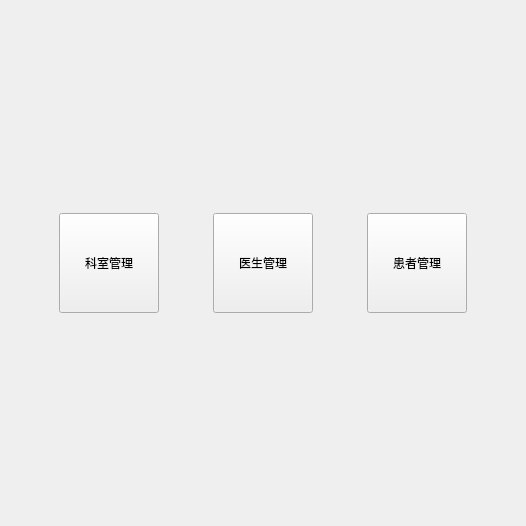
<?xml version="1.0" encoding="UTF-8"?>
<ui version="4.0">
 <class>WelcomeView</class>
 <widget class="QWidget" name="WelcomeView">
  <property name="geometry">
   <rect>
    <x>0</x>
    <y>0</y>
    <width>526</width>
    <height>526</height>
   </rect>
  </property>
  <property name="sizePolicy">
   <sizepolicy hsizetype="Fixed" vsizetype="Fixed">
    <horstretch>100</horstretch>
    <verstretch>100</verstretch>
   </sizepolicy>
  </property>
  <property name="windowTitle">
   <string>欢迎</string>
  </property>
  <layout class="QVBoxLayout" name="verticalLayout">
   <item>
    <spacer name="verticalSpacer_2">
     <property name="orientation">
      <enum>Qt::Orientation::Vertical</enum>
     </property>
     <property name="sizeHint" stdset="0">
      <size>
       <width>20</width>
       <height>191</height>
      </size>
     </property>
    </spacer>
   </item>
   <item>
    <layout class="QHBoxLayout" name="horizontalLayout">
     <item>
      <widget class="QPushButton" name="pushButton">
       <property name="enabled">
        <bool>true</bool>
       </property>
       <property name="sizePolicy">
        <sizepolicy hsizetype="Fixed" vsizetype="Fixed">
         <horstretch>100</horstretch>
         <verstretch>100</verstretch>
        </sizepolicy>
       </property>
       <property name="minimumSize">
        <size>
         <width>100</width>
         <height>100</height>
        </size>
       </property>
       <property name="text">
        <string>科室管理</string>
       </property>
      </widget>
     </item>
     <item>
      <widget class="QPushButton" name="pushButton_2">
       <property name="sizePolicy">
        <sizepolicy hsizetype="Fixed" vsizetype="Fixed">
         <horstretch>100</horstretch>
         <verstretch>100</verstretch>
        </sizepolicy>
       </property>
       <property name="minimumSize">
        <size>
         <width>100</width>
         <height>100</height>
        </size>
       </property>
       <property name="text">
        <string>医生管理</string>
       </property>
      </widget>
     </item>
     <item>
      <widget class="QPushButton" name="pushButton_3">
       <property name="sizePolicy">
        <sizepolicy hsizetype="Fixed" vsizetype="Fixed">
         <horstretch>0</horstretch>
         <verstretch>0</verstretch>
        </sizepolicy>
       </property>
       <property name="minimumSize">
        <size>
         <width>100</width>
         <height>100</height>
        </size>
       </property>
       <property name="text">
        <string>患者管理</string>
       </property>
      </widget>
     </item>
    </layout>
   </item>
   <item>
    <spacer name="verticalSpacer">
     <property name="orientation">
      <enum>Qt::Orientation::Vertical</enum>
     </property>
     <property name="sizeHint" stdset="0">
      <size>
       <width>20</width>
       <height>191</height>
      </size>
     </property>
    </spacer>
   </item>
  </layout>
 </widget>
 <resources/>
 <connections/>
</ui>
